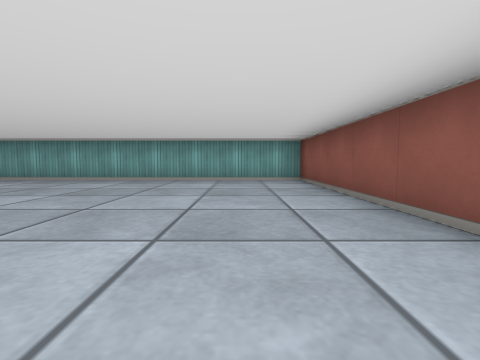
[1] (above)

24 first-person views from a walk through a cub3D ray-caster map. The camera is about half as high as the walls, tilts 4° down and sees 85° across. The floor is counted in squares. Each view is taken from the middle of a square. On the plan, view 1 faces up. The plan holds only what a view shows up to about 9 squares ahead; the rest is blank.

[2]
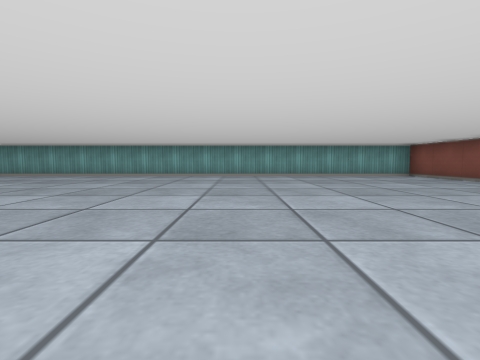

[3]
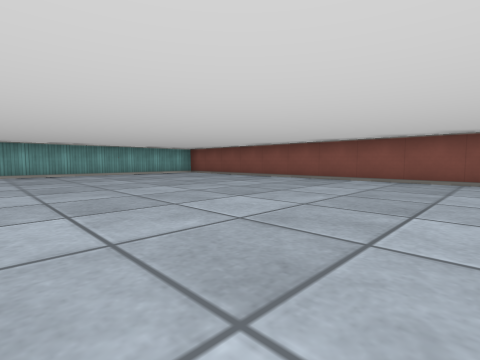

[4]
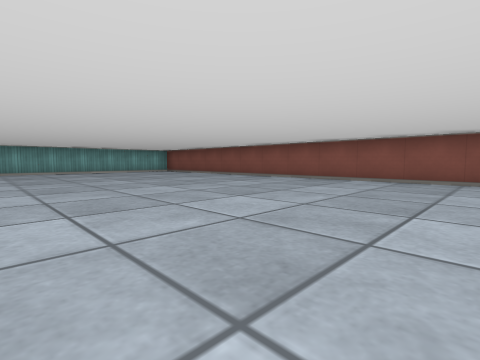

[5]
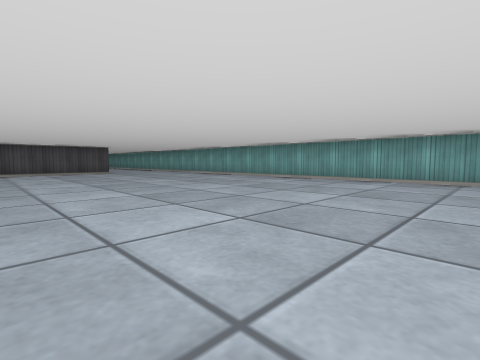

[6]
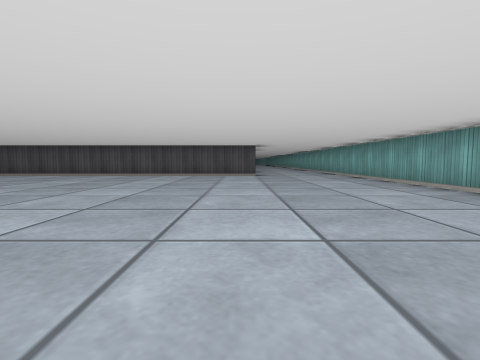

[7]
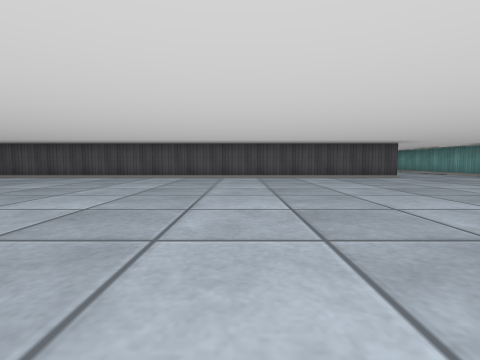

[8]
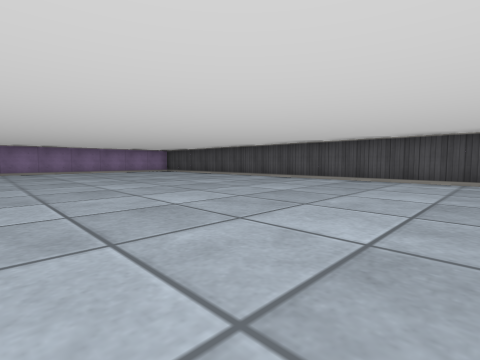

[9]
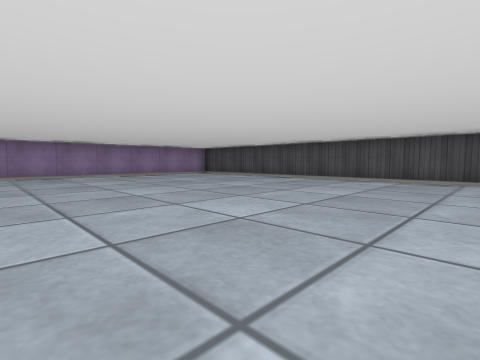

[10]
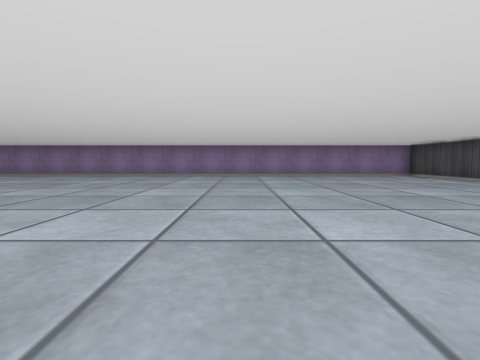

[11]
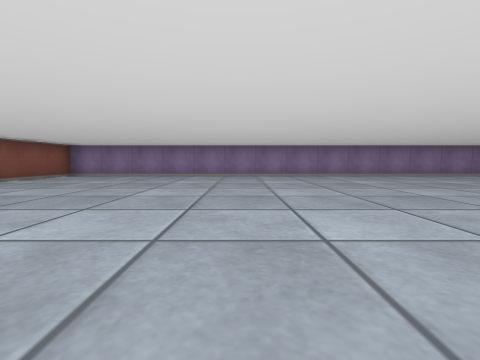

[12]
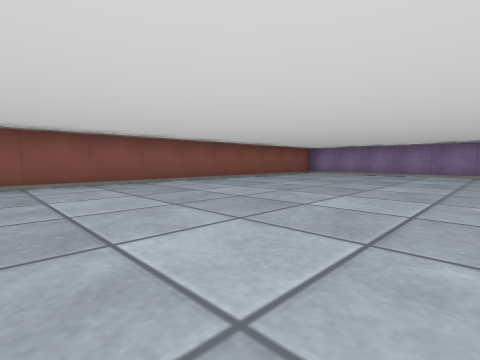

[13]
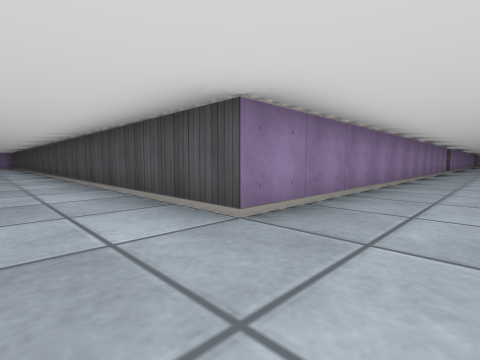

[14]
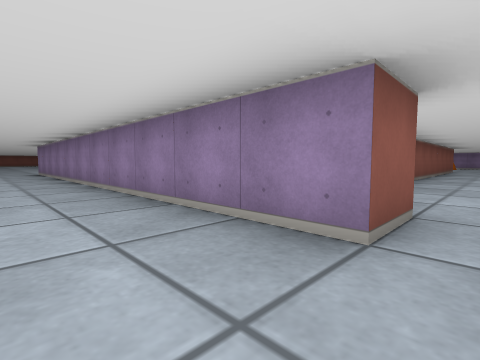

[15]
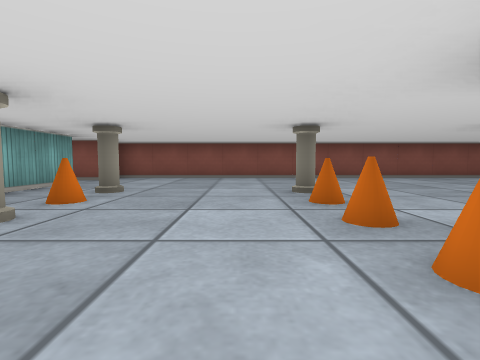

[16]
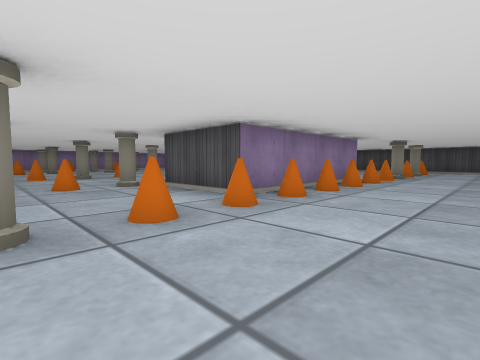

[17]
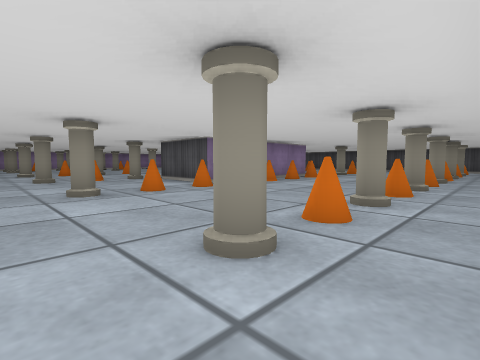

[18]
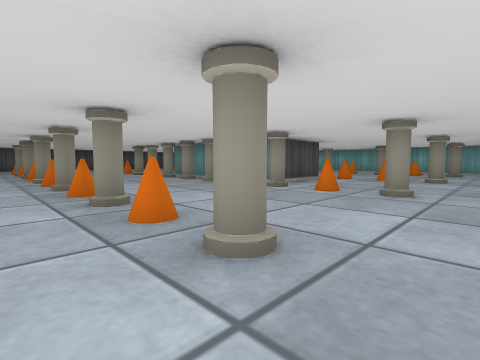

[19]
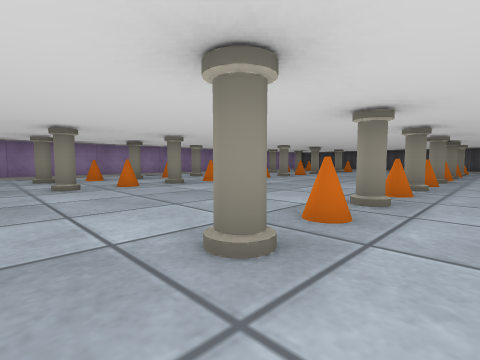

[20]
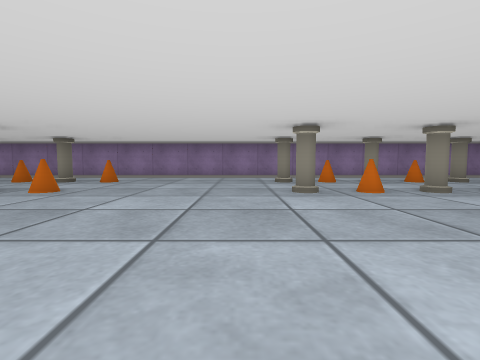

[21]
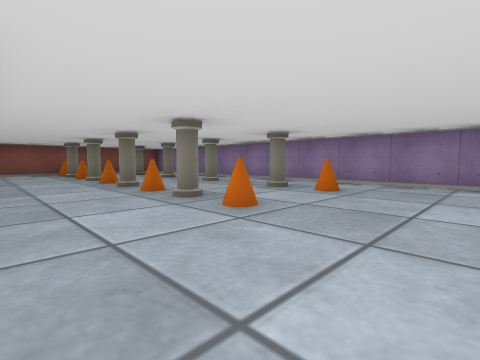

[22]
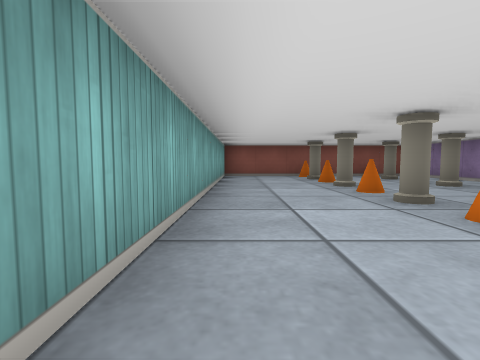

[23]
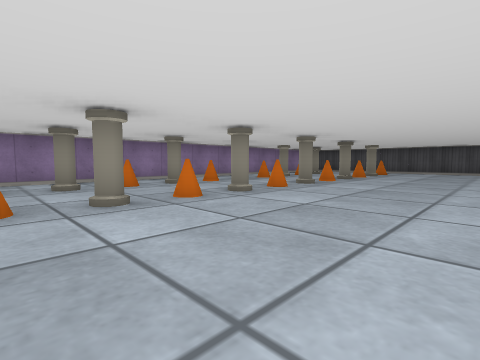

[24]
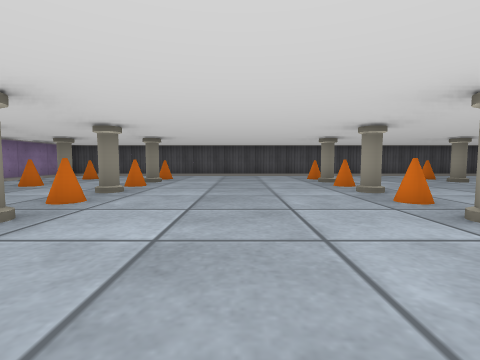

### Floor plan
Points are (right, up) in squares from view 1. A wall is a line through its corners. A room is listed if a view was taken in it or the views show most of it. See-through windows are left out.
Room 1 (views 1, 2, 3, 4, 5, 6, 7, 8, 9, 10, 11, 12, 13, 14)
walls: (-28.5, 2.4) (-28.5, 3.5) (-17.5, 3.5) (-17.5, -15.5) (1.5, -15.5) (1.5, 6.5) (-19, 6.5)
ways out: opening at (-29, 3) to room 2
Room 2 (views 15, 16, 17, 18, 19, 20, 21, 22, 23, 24)
walls: (-35.9, -4.5) (-37.5, -4.5); (-27.5, -7.9) (-27.5, 2.5); (-37.5, -2.5) (-33.5, -2.5) (-33.5, -4.5); (-38.1, -15.5) (-19.4, -15.5); (-29.5, 2.5) (-31.2, 2.5); (-43.5, -2.2) (-43.5, -15.5); (-43, -15.5) (-41, -15.5); (-18.5, -15.2) (-18.5, -9.5) (-26.5, -9.5)
ways out: opening at (-29, 3) to room 1
objects: cone (-42, -14); cone (-42, -12); cone (-42, -8); cone (-42, -5); pillar (-41, -14); pillar (-41, -12); pillar (-41, -8); pillar (-41, -5); pillar (-41, -2); pillar (-41, 1); cone (-40, -14); cone (-40, -12); cone (-40, -8); other object (-40, -2); other object (-40, 1); pillar (-39, -14); pillar (-39, -12); pillar (-39, -8); other object (-39, -5); pillar (-39, -2); pillar (-39, 1); other object (-38, -14); cone (-38, -12); cone (-38, -8); other object (-38, -5); cone (-38, -2); other object (-38, 1); pillar (-37, -12); pillar (-37, -8); pillar (-37, -5); cone (-37, -2); pillar (-37, 1); cone (-36, -14); cone (-36, -12); cone (-36, -8); pillar (-36, -5); cone (-36, -2); cone (-36, 1); pillar (-35, -14); pillar (-35, -12); pillar (-35, -8); pillar (-35, -5); cone (-35, -2); pillar (-35, 1); cone (-34, -14); cone (-34, -12); cone (-34, -8); cone (-34, -2); cone (-34, 1); pillar (-33, -14); pillar (-33, -12); pillar (-33, -8); pillar (-33, -5); cone (-33, -2); pillar (-33, 1); cone (-32, -14); cone (-32, -12); cone (-32, -8); cone (-32, -5); cone (-32, -2); cone (-32, 1); pillar (-31, -14); pillar (-31, -12); pillar (-31, -8); pillar (-31, -5); pillar (-31, -2); pillar (-31, 1); cone (-27, -14); cone (-27, -12); pillar (-26, -14); pillar (-26, -12); cone (-25, -14); cone (-25, -12); pillar (-24, -14); pillar (-24, -12); cone (-23, -12); pillar (-22, -14); pillar (-22, -12); cone (-21, -12); pillar (-20, -14); pillar (-20, -12); other object (-19, -12)

Where each view was taken, in squares from view 1:
view 1: 0 up, 0 right, facing up
view 2: 2 down, 4 left, facing up
view 3: 3 down, 5 left, facing up-right
view 4: 5 down, 5 left, facing up-right
view 5: 0 up, 7 left, facing up-left
view 6: 3 up, 9 left, facing left
view 7: 1 down, 10 left, facing left
view 8: 4 down, 11 left, facing down-left
view 9: 7 down, 11 left, facing down-left
view 10: 7 down, 12 left, facing down
view 11: 7 down, 4 left, facing down
view 12: 6 down, 4 left, facing down-right
view 13: 5 up, 16 left, facing down-left
view 14: 5 up, 29 left, facing down-right
view 15: 1 down, 35 left, facing right
view 16: 0 up, 31 left, facing down-left
view 17: 2 up, 30 left, facing down-left
view 18: 9 down, 30 left, facing up-left
view 19: 7 down, 30 left, facing down-left
view 20: 8 down, 30 left, facing down
view 21: 10 down, 29 left, facing down-right
view 22: 10 down, 27 left, facing right
view 23: 9 down, 32 left, facing down-left
view 24: 10 down, 35 left, facing left
